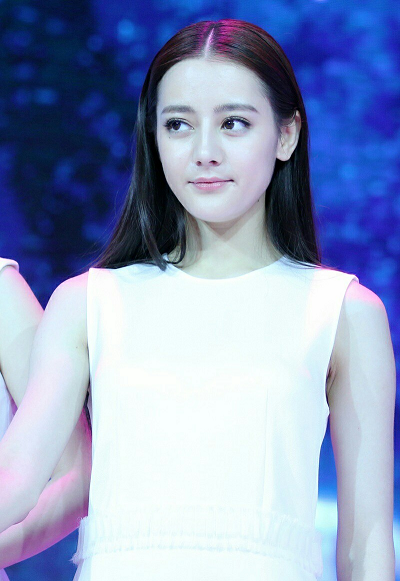
#> input picture images/test.png, 400 x 581 px, found by its file name
$ python OpencvDemo010.py
#> lines starting #> are read from the running program, lines starting #| are printed output that depends on the picture; after the words box and inside, x2 and y2 are one past the last pixel; in counts of white or black regions, pixels touching at a corner belong together
#!/usr/bin/env python3
#coding = utf-8

import logging
import numpy as np
import cv2 as cv

# 图像像素值统计
def OpencvDemo010():
    logging.basicConfig(level=logging.DEBUG)

    src = cv.imread("images/test.png", cv.IMREAD_GRAYSCALE)
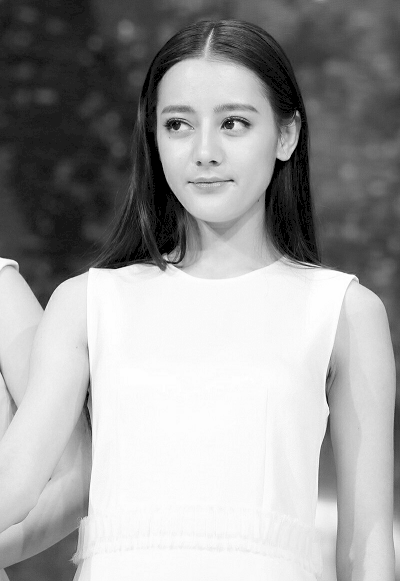
#> src: shape (581, 400); min 0, max 255, mean 158.4
    if src is None:
        logging.error("could not load an image!")
        return cv.Error.StsError
    cv.namedWindow("input", cv.WINDOW_AUTOSIZE)
    cv.imshow("input", src)

    minVal, maxVal, minLoc, maxLoc = cv.minMaxLoc(src)
#> minVal = 0; maxVal = 255; minLoc = (261, 38); maxLoc = (2, 259)
    logging.info("min: {:.2f}, max: {:.2f}".format(minVal, maxVal))
    logging.info("min loc: {}, max loc: {}".format(minLoc, maxLoc))

    means, stddevs = cv.meanStdDev(src)
#> means = [158.4]; stddevs = [87.21]
    logging.info("mean: {}, stddev: {}".format(means, stddevs))
    src[np.where(src <= means)] = 0
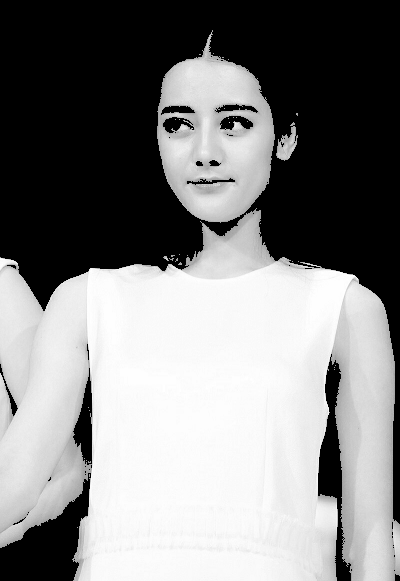
#> src: shape (581, 400); min 0, max 255, mean 129.8
    src[np.where(src > means)] = 255
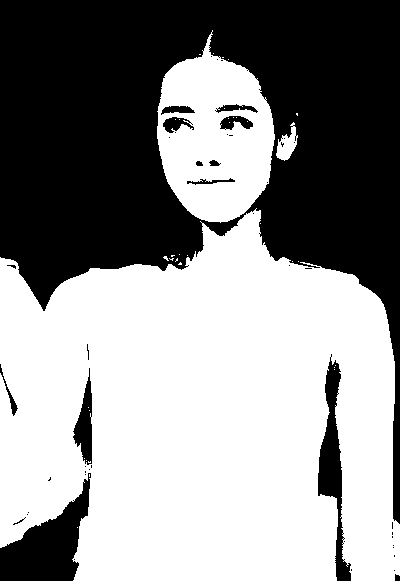
#> src: shape (581, 400); 56.3% white; 48 black regions (35 under 20 px), largest, box (x1, y1, x2, y2) and area: (0, 0, 400, 524) 91733, (0, 473, 91, 581) 4659, (318, 354, 351, 581) 2692
    cv.imshow("binary", src)

    cv.waitKey(0)

    cv.destroyAllWindows()

    return cv.Error.StsOk

if __name__ == "__main__":
    OpencvDemo010()

# end of file
